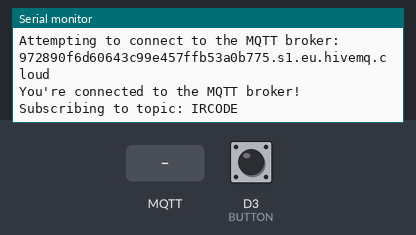
The sketch below on a simulated ESP8266 (NodeMCU). Parts: the last lines printed to the serial monitor. The inputs (shaded band) are chosen by the test bench; at power-on: D3 (BUTTON) HIGH. WiFi joins after 1.5 s; servers stay silent unless stated; the local clock reads 2024-03-15 10:24:30 at power-on unless the sketch sets it; storage starts empty; no MQTT or app messages arrive unless stated.

Above: at 3.0 s.
3.1 s: D3 (BUTTON) pulled LOW for 0.15 s
At 4.0 s:
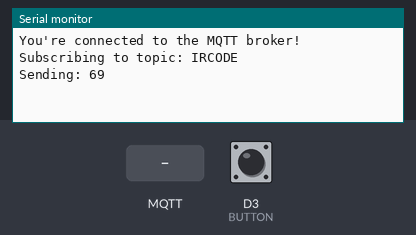
4.8 s: MQTT message "0" arrives on the first subscribed topic
At 4.89 s:
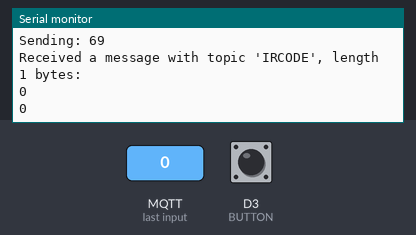
6.3 s: MQTT message "on" arrives on the first subscribed topic
At 6.9 s:
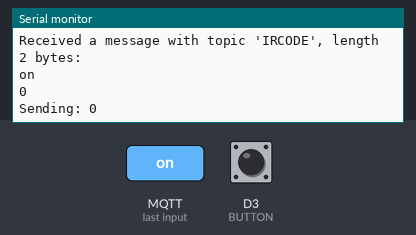
7.8 s: MQTT message "off" arrives on the first subscribed topic
At 9.0 s:
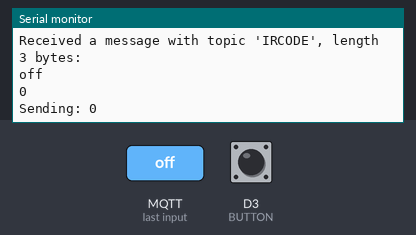

Measured:
- after the input at 3.1 s, the serial monitor: prints a new line after 0.22 s (image 1)
- after the input at 4.8 s, the serial monitor: prints a new line at once (image 2)
- after the input at 6.3 s, the serial monitor: prints a new line at once (image 3)
- after the input at 7.8 s, the serial monitor: prints a new line at once (image 4)

The sketch:

network_ir_remote.ino
```cpp
#pragma once
#include <IRremote.hpp>

#include "wifi/wifi.hpp"
#include "ir_sender/ir_sender.hpp"
#include "mqtt/mqtt.hpp"

#define IR_RECV D4
#define BUTTON D3

volatile long last_pressed_time = 0;

IRAM_ATTR void onPress() {
    long pressed = millis();

    if (pressed - last_pressed_time < 400) {
        return;
    }

    last_pressed_time = pressed;
    ir_sender::send(0x45);
}


void setup() {
    Serial.begin(9600);

    wifi::init();

    pinMode(BUTTON, INPUT_PULLUP);
    attachInterrupt(digitalPinToInterrupt(BUTTON), onPress, RISING);

    IrReceiver.begin(IR_RECV, ENABLE_LED_FEEDBACK);
    Serial.print("Ready to receive IR signals of protocols: ");
    printActiveIRProtocols(&Serial);
    Serial.println("at pin " + String(IR_RECV));

    ir_sender::init();
    if (!mqtt::init()) {
        Serial.println("Initialization to broker failed!");
    };
}


void loop() {
    if (IrReceiver.decode()) {
        // Serial.println(IrReceiver.decodedIRData.decodedRawData, HEX);
        // IrReceiver.printIRResultShort(&Serial);
        IrReceiver.printIRSendUsage(&Serial);
        delay(500);
        IrReceiver.resume();
    }

    mqtt::mqttClient.poll();
    delay(50);
}
```

ir_sender.hpp
```cpp
#include <IRremote.hpp>
#define IR_SEND_PIN D5
#define numberOfRepeats 3

namespace ir_sender {

    void init() {
        IrSender.begin(IR_SEND_PIN, false, 0);
        Serial.println("Ready to send");
    }

    void send(long command) {
        IrSender.sendNEC(0x0, command, numberOfRepeats);
        Serial.print("Sending: ");
        Serial.println(command);
    }

}
```

mqtt.hpp
```cpp
#include <ArduinoMqttClient.h>
#include <string.h>

#define BROKER "972890f6d60643c99e457ffb53a0b775.s1.eu.hivemq.cloud"
#define PORT 8883
#define USER "chwong"
#define PASSWORD "cegPB4GPDT!X9yC"
#define TOPIC "IRCODE"
#define SUB_QOS 1

namespace mqtt
{
    MqttClient mqttClient(wifi::wificlient);

    void handle_msg(int message_size) {
        // we received a message, print out the topic and contents
        Serial.print("Received a message with topic '");
        Serial.print(mqttClient.messageTopic());
        Serial.print("', length ");
        Serial.print(message_size);
        Serial.println(" bytes:");

        uint8_t buf[message_size + 1];

        // use the Stream interface to print the contents
        mqttClient.read(buf, message_size);
        buf[message_size] = '\0';
        String s = String(reinterpret_cast<char*>(buf));
        Serial.println(s);

        long code = strtol(reinterpret_cast<char*>(buf), NULL, 16);
        Serial.println(code);
        ir_sender::send(code);
    }

    bool init() {

        mqttClient.setUsernamePassword(USER, PASSWORD);

        Serial.print("Attempting to connect to the MQTT broker: ");
        Serial.println(BROKER);
        if (!mqttClient.connect(BROKER, PORT)){
            Serial.print("MQTT connection failed! Error code: ");
            Serial.println(mqttClient.connectError());
            return false;
        }

        Serial.println("You're connected to the MQTT broker!\n");

        mqttClient.onMessage(handle_msg);

        Serial.print("Subscribing to topic: ");
        Serial.println(TOPIC);

        mqttClient.subscribe(TOPIC);
        return true;
    }


} // namespace mqtt
```

wifi.hpp
```cpp
#include <ESP8266WiFi.h>
#include <time.h>
#include <TZ.h>
#include <LittleFS.h>
#include <CertStoreBearSSL.h>


char ssid[] = "Chee";
char password[] = "abcd1234";

namespace wifi {

    BearSSL::CertStore certStore;
    BearSSL::WiFiClientSecure wificlient;

    // Set time via NTP, as required for x.509 validation
    void setClock() {
        // You can use your own timezone, but the exact time is not used at all.
        // Only the date is needed for validating the certificates.
        configTime(TZ_Asia_Singapore, "pool.ntp.org", "time.nist.gov");

        Serial.print("Waiting for NTP time sync: ");
        time_t now = time(nullptr);
        while (now < 8 * 3600 * 2) {
            delay(500);
            Serial.print(".");
            now = time(nullptr);
        }
        Serial.println();

        struct tm timeinfo;
        gmtime_r(&now, &timeinfo);
        Serial.printf("%s %s", tzname[0], asctime(&timeinfo));
    }

    void init_wifi_connection() {
        WiFi.begin(ssid, password);

        while (WiFi.status() != WL_CONNECTED) {
            delay(500);
            Serial.print(".");
        }
        Serial.println("");
        Serial.print("Connected to ");
        Serial.println(ssid);
        Serial.print("IP address: ");
        Serial.println(WiFi.localIP());
    }

    void init() {
        init_wifi_connection();
        setClock();

        LittleFS.begin();
        int numCerts = certStore.initCertStore(LittleFS, PSTR("/certs.idx"), PSTR("/certs.ar"));
        Serial.printf("Number of CA certs read: %d\n", numCerts);
        if (numCerts == 0) {
            Serial.printf("No certs found. Did you run certs-from-mozilla.py and upload the LittleFS directory before running?\n");
            return; // Can't connect to anything w/o certs!
        }

        wificlient.setCertStore(&certStore);
    }
}
```
